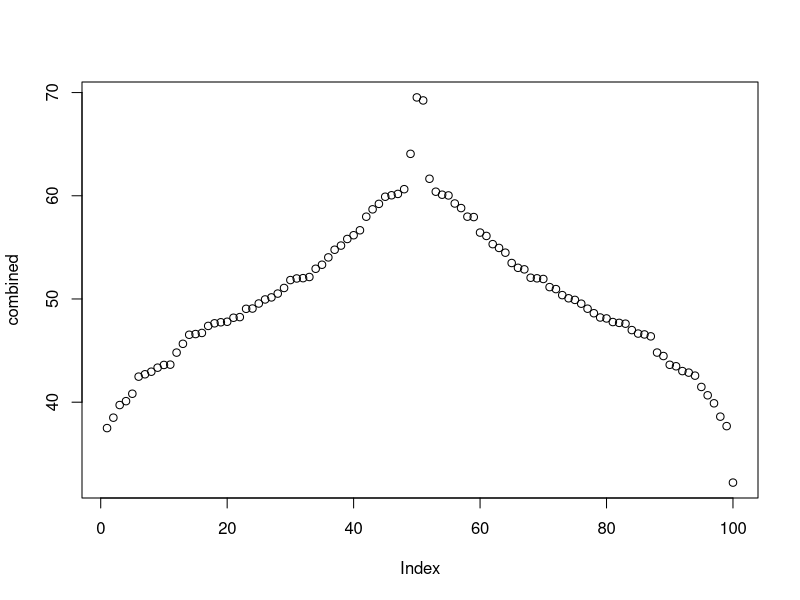
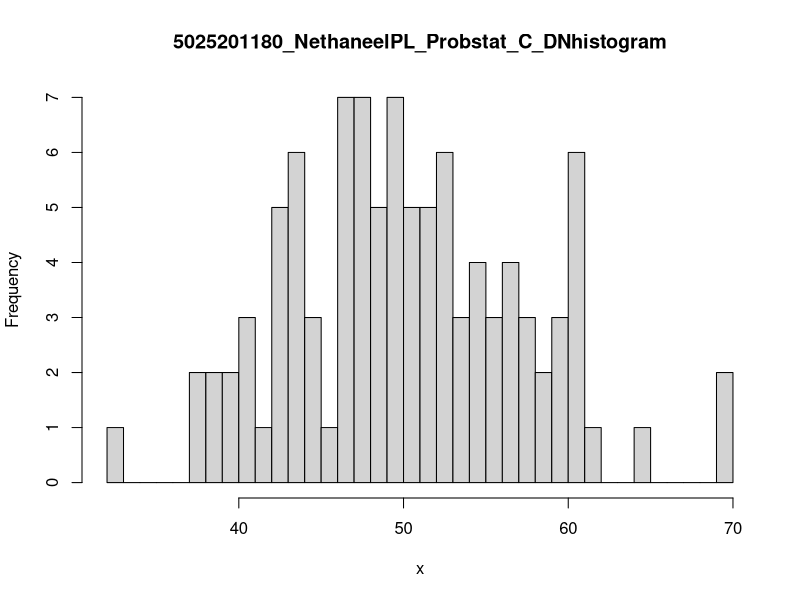

The R script that drew these images, in order:
set.seed(0)
sd = 8
x = rnorm(100, 50, sd)

#A
rata = mean(x)
x1 = floor(mean(x))
x2 = ceiling(mean(x))

z <- function(input){
  return ((1 / (sd * sqrt(2*22/7))) * exp(1) ^ (-0.5 * ((input - rata) / sd) ^ 2))
}

z(x1)
z(x2)

sortedx = sort(x, decreasing = FALSE)
i = l = odd = even = 0
j = k = 1

for(i in 1:100){
  if (i %% 2== 0){
    even[j] <- (sortedx[i])
    j <- j + 1
  }
  else{
    odd[k] <- (sortedx[i])
    k <- k + 1
  }
}

combined = even
flipped_odd = sort(odd, decreasing = TRUE)

for(l in 1:50){
  combined[50 + l] <- flipped_odd[l]
}

plot(combined)

#B
hist(x, main = "5025201180_NethaneelPL_Probstat_C_DNhistogram", breaks = 50)

#C
variansi = sd ^ 2
variansi